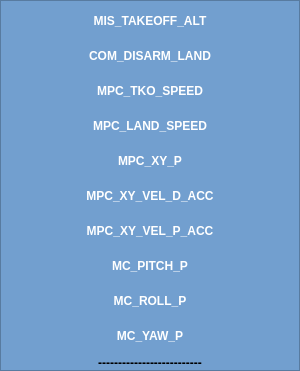
                   <widget class="QFrame" name="param_name_uav_4">
                    <property name="minimumSize">
                     <size>
                      <width>300</width>
                      <height>0</height>
                     </size>
                    </property>
                    <property name="maximumSize">
                     <size>
                      <width>300</width>
                      <height>400</height>
                     </size>
                    </property>
                    <property name="styleSheet">
                     <string notr="true">background-color:rgb(114, 159, 207);</string>
                    </property>
                    <property name="frameShape">
                     <enum>QFrame::StyledPanel</enum>
                    </property>
                    <property name="frameShadow">
                     <enum>QFrame::Raised</enum>
                    </property>
                    <layout class="QVBoxLayout" name="verticalLayout_60">
                     <property name="spacing">
                      <number>5</number>
                     </property>
                     <property name="sizeConstraint">
                      <enum>QLayout::SetNoConstraint</enum>
                     </property>
                     <property name="leftMargin">
                      <number>5</number>
                     </property>
                     <property name="topMargin">
                      <number>5</number>
                     </property>
                     <property name="rightMargin">
                      <number>5</number>
                     </property>
                     <property name="bottomMargin">
                      <number>0</number>
                     </property>
                     <item>
                      <widget class="QLabel" name="param_name_1_uav_4">
                       <property name="minimumSize">
                        <size>
                         <width>0</width>
                         <height>30</height>
                        </size>
                       </property>
                       <property name="maximumSize">
                        <size>
                         <width>16777215</width>
                         <height>30</height>
                        </size>
                       </property>
                       <property name="font">
                        <font>
                         <family>Ubuntu</family>
                         <weight>75</weight>
                         <bold>true</bold>
                        </font>
                       </property>
                       <property name="styleSheet">
                        <string notr="true">color: rgb(255, 255, 255);</string>
                       </property>
                       <property name="text">
                        <string>MIS_TAKEOFF_ALT</string>
                       </property>
                       <property name="scaledContents">
                        <bool>true</bool>
                       </property>
                       <property name="alignment">
                        <set>Qt::AlignCenter</set>
                       </property>
                       <property name="wordWrap">
                        <bool>true</bool>
                       </property>
                      </widget>
                     </item>
                     <item>
                      <widget class="QLabel" name="param_name_2_uav_4">
                       <property name="minimumSize">
                        <size>
                         <width>0</width>
                         <height>30</height>
                        </size>
                       </property>
                       <property name="maximumSize">
                        <size>
                         <width>16777215</width>
                         <height>30</height>
                        </size>
                       </property>
                       <property name="font">
                        <font>
                         <family>Ubuntu</family>
                         <weight>75</weight>
                         <bold>true</bold>
                        </font>
                       </property>
                       <property name="styleSheet">
                        <string notr="true">color: rgb(255, 255, 255);</string>
                       </property>
                       <property name="text">
                        <string>COM_DISARM_LAND</string>
                       </property>
                       <property name="scaledContents">
                        <bool>true</bool>
                       </property>
                       <property name="alignment">
                        <set>Qt::AlignCenter</set>
                       </property>
                       <property name="wordWrap">
                        <bool>true</bool>
                       </property>
                      </widget>
                     </item>
                     <item>
                      <widget class="QLabel" name="param_name_3_uav_4">
                       <property name="minimumSize">
                        <size>
                         <width>0</width>
                         <height>30</height>
                        </size>
                       </property>
                       <property name="maximumSize">
                        <size>
                         <width>16777215</width>
                         <height>30</height>
                        </size>
                       </property>
                       <property name="font">
                        <font>
                         <family>Ubuntu</family>
                         <weight>75</weight>
                         <bold>true</bold>
                        </font>
                       </property>
                       <property name="styleSheet">
                        <string notr="true">color: rgb(255, 255, 255);</string>
                       </property>
                       <property name="text">
                        <string>MPC_TKO_SPEED</string>
                       </property>
                       <property name="scaledContents">
                        <bool>true</bool>
                       </property>
                       <property name="alignment">
                        <set>Qt::AlignCenter</set>
                       </property>
                       <property name="wordWrap">
                        <bool>true</bool>
                       </property>
                      </widget>
                     </item>
                     <item>
                      <widget class="QLabel" name="param_name_4_uav_4">
                       <property name="minimumSize">
                        <size>
                         <width>0</width>
                         <height>30</height>
                        </size>
                       </property>
                       <property name="maximumSize">
                        <size>
                         <width>16777215</width>
                         <height>30</height>
                        </size>
                       </property>
                       <property name="font">
                        <font>
                         <family>Ubuntu</family>
                         <weight>75</weight>
                         <bold>true</bold>
                        </font>
                       </property>
                       <property name="styleSheet">
                        <string notr="true">color: rgb(255, 255, 255);</string>
                       </property>
                       <property name="text">
                        <string>MPC_LAND_SPEED</string>
                       </property>
                       <property name="scaledContents">
                        <bool>true</bool>
                       </property>
                       <property name="alignment">
                        <set>Qt::AlignCenter</set>
                       </property>
                       <property name="wordWrap">
                        <bool>true</bool>
                       </property>
                      </widget>
                     </item>
                     <item>
                      <widget class="QLabel" name="param_name_5_uav_4">
                       <property name="minimumSize">
                        <size>
                         <width>0</width>
                         <height>30</height>
                        </size>
                       </property>
                       <property name="maximumSize">
                        <size>
                         <width>16777215</width>
                         <height>30</height>
                        </size>
                       </property>
                       <property name="font">
                        <font>
                         <family>Ubuntu</family>
                         <weight>75</weight>
                         <bold>true</bold>
                        </font>
                       </property>
                       <property name="styleSheet">
                        <string notr="true">color: rgb(255, 255, 255);</string>
                       </property>
                       <property name="text">
                        <string>MPC_XY_P</string>
                       </property>
                       <property name="scaledContents">
                        <bool>true</bool>
                       </property>
                       <property name="alignment">
                        <set>Qt::AlignCenter</set>
                       </property>
                       <property name="wordWrap">
                        <bool>true</bool>
                       </property>
                      </widget>
                     </item>
                     <item>
                      <widget class="QLabel" name="param_name_6_uav_4">
                       <property name="minimumSize">
                        <size>
                         <width>0</width>
                         <height>30</height>
                        </size>
                       </property>
                       <property name="maximumSize">
                        <size>
                         <width>16777215</width>
                         <height>30</height>
                        </size>
                       </property>
                       <property name="font">
                        <font>
                         <family>Ubuntu</family>
                         <weight>75</weight>
                         <bold>true</bold>
                        </font>
                       </property>
                       <property name="styleSheet">
                        <string notr="true">color: rgb(255, 255, 255);</string>
                       </property>
                       <property name="text">
                        <string>MPC_XY_VEL_D_ACC</string>
                       </property>
                       <property name="scaledContents">
                        <bool>true</bool>
                       </property>
                       <property name="alignment">
                        <set>Qt::AlignCenter</set>
                       </property>
                       <property name="wordWrap">
                        <bool>true</bool>
                       </property>
                      </widget>
                     </item>
                     <item>
                      <widget class="QLabel" name="param_name_7_uav_4">
                       <property name="minimumSize">
                        <size>
                         <width>0</width>
                         <height>30</height>
                        </size>
                       </property>
                       <property name="maximumSize">
                        <size>
                         <width>16777215</width>
                         <height>30</height>
                        </size>
                       </property>
                       <property name="font">
                        <font>
                         <family>Ubuntu</family>
                         <weight>75</weight>
                         <bold>true</bold>
                        </font>
                       </property>
                       <property name="styleSheet">
                        <string notr="true">color: rgb(255, 255, 255);</string>
                       </property>
                       <property name="text">
                        <string>MPC_XY_VEL_P_ACC</string>
                       </property>
                       <property name="scaledContents">
                        <bool>true</bool>
                       </property>
                       <property name="alignment">
                        <set>Qt::AlignCenter</set>
                       </property>
                       <property name="wordWrap">
                        <bool>true</bool>
                       </property>
                      </widget>
                     </item>
                     <item>
                      <widget class="QLabel" name="param_name_8_uav_4">
                       <property name="minimumSize">
                        <size>
                         <width>0</width>
                         <height>30</height>
                        </size>
                       </property>
                       <property name="maximumSize">
                        <size>
                         <width>16777215</width>
                         <height>30</height>
                        </size>
                       </property>
                       <property name="font">
                        <font>
                         <family>Ubuntu</family>
                         <weight>75</weight>
                         <bold>true</bold>
                        </font>
                       </property>
                       <property name="styleSheet">
                        <string notr="true">color: rgb(255, 255, 255);</string>
                       </property>
                       <property name="text">
                        <string>MC_PITCH_P</string>
                       </property>
                       <property name="scaledContents">
                        <bool>true</bool>
                       </property>
                       <property name="alignment">
                        <set>Qt::AlignCenter</set>
                       </property>
                       <property name="wordWrap">
                        <bool>true</bool>
                       </property>
                      </widget>
                     </item>
                     <item>
                      <widget class="QLabel" name="param_name_9_uav_4">
                       <property name="minimumSize">
                        <size>
                         <width>0</width>
                         <height>30</height>
                        </size>
                       </property>
                       <property name="maximumSize">
                        <size>
                         <width>16777215</width>
                         <height>30</height>
                        </size>
                       </property>
                       <property name="font">
                        <font>
                         <family>Ubuntu</family>
                         <weight>75</weight>
                         <bold>true</bold>
                        </font>
                       </property>
                       <property name="styleSheet">
                        <string notr="true">color: rgb(255, 255, 255);</string>
                       </property>
                       <property name="text">
                        <string>MC_ROLL_P</string>
                       </property>
                       <property name="scaledContents">
                        <bool>true</bool>
                       </property>
                       <property name="alignment">
                        <set>Qt::AlignCenter</set>
                       </property>
                       <property name="wordWrap">
                        <bool>true</bool>
                       </property>
                      </widget>
                     </item>
                     <item>
                      <widget class="QLabel" name="param_name_10_uav_4">
                       <property name="minimumSize">
                        <size>
                         <width>0</width>
                         <height>30</height>
                        </size>
                       </property>
                       <property name="maximumSize">
                        <size>
                         <width>16777215</width>
                         <height>30</height>
                        </size>
                       </property>
                       <property name="font">
                        <font>
                         <family>Ubuntu</family>
                         <weight>75</weight>
                         <bold>true</bold>
                        </font>
                       </property>
                       <property name="styleSheet">
                        <string notr="true">color: rgb(255, 255, 255);</string>
                       </property>
                       <property name="text">
                        <string>MC_YAW_P</string>
                       </property>
                       <property name="scaledContents">
                        <bool>true</bool>
                       </property>
                       <property name="alignment">
                        <set>Qt::AlignCenter</set>
                       </property>
                       <property name="wordWrap">
                        <bool>true</bool>
                       </property>
                      </widget>
                     </item>
                     <item>
                      <widget class="QLabel" name="param_name_blank_4">
                       <property name="font">
                        <font>
                         <family>Ubuntu</family>
                         <weight>75</weight>
                         <bold>true</bold>
                        </font>
                       </property>
                       <property name="text">
                        <string>--------------------------</string>
                       </property>
                       <property name="scaledContents">
                        <bool>true</bool>
                       </property>
                       <property name="alignment">
                        <set>Qt::AlignCenter</set>
                       </property>
                       <property name="wordWrap">
                        <bool>true</bool>
                       </property>
                      </widget>
                     </item>
                    </layout>
                   </widget>
